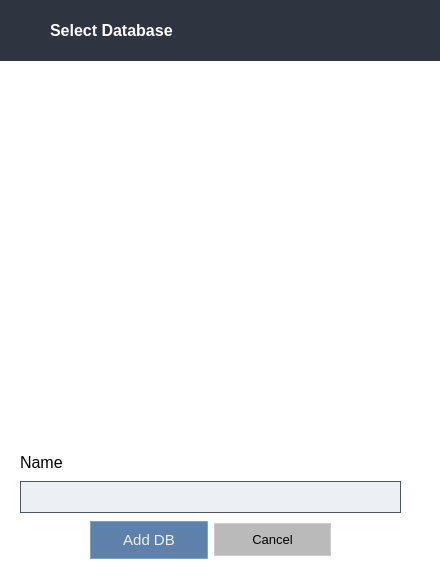
<?xml version="1.0" encoding="UTF-8"?>
<ui version="4.0">
 <class>CreateAccountDialog</class>
 <widget class="QDialog" name="CreateAccountDialog">
  <property name="geometry">
   <rect>
    <x>0</x>
    <y>0</y>
    <width>440</width>
    <height>578</height>
   </rect>
  </property>
  <property name="windowTitle">
   <string>Dialog</string>
  </property>
  <property name="styleSheet">
   <string notr="true"> QWidget {
    background-color:rgb(255, 255, 255); /* Light Gray for Light Mode */
    color: #000000;           /* Black Text */
    font-family: &quot;Segoe UI&quot;, Arial, sans-serif;
    font-size: 12pt;
border-radius: 10px;
}</string>
  </property>
  <widget class="QWidget" name="layoutWidget_3">
   <property name="geometry">
    <rect>
     <x>20</x>
     <y>450</y>
     <width>381</width>
     <height>63</height>
    </rect>
   </property>
   <layout class="QVBoxLayout" name="verticalLayout_4">
    <item>
     <widget class="QLabel" name="label_5">
      <property name="font">
       <font>
        <family>Segoe UI</family>
        <pointsize>12</pointsize>
       </font>
      </property>
      <property name="text">
       <string>Name</string>
      </property>
     </widget>
    </item>
    <item>
     <widget class="QLineEdit" name="db_name">
      <property name="styleSheet">
       <string notr="true">/* Input Field */
QLineEdit {
    background-color: #eceff4; /* Light background */
    color: #000000; /* Black text */
    border: 1px solid #4C566A; /* Subtle gray-blue border */
    border-radius: 0px; /* No rounded corners */
    padding: 6px; /* Padding inside the field */
    font-size: 14px; /* Standard font size */
}

/* Focused Input Field */
QLineEdit:focus {
    border: 1px solid #88C0D0; /* Light blue/teal border on focus */
    background-color: #e1e9f2; /* Slightly lighter background on focus */
}

/* Placeholder Text */
QLineEdit::placeholder {
    color: #4C566A; /* Darker gray for placeholder text */
}
</string>
      </property>
     </widget>
    </item>
   </layout>
  </widget>
  <widget class="QWidget" name="layoutWidget">
   <property name="geometry">
    <rect>
     <x>90</x>
     <y>520</y>
     <width>241</width>
     <height>40</height>
    </rect>
   </property>
   <layout class="QHBoxLayout" name="horizontalLayout">
    <item>
     <widget class="QPushButton" name="add_db_button">
      <property name="minimumSize">
       <size>
        <width>86</width>
        <height>38</height>
       </size>
      </property>
      <property name="styleSheet">
       <string notr="true">QPushButton {
    background-color: #5E81AC; /* Nord Blue */
    color: #ECEFF4; /* Light text */
    border: 1px solid #81A1C1; /* Lighter blue border */
    border-radius: 0px; /* No roundness */
    padding: 6px 12px;
    font-family: &quot;Segoe UI&quot;;
    font-size: 15px;
    min-width: 60px;
    min-height: 24px;
}

/* Hover State */
QPushButton:hover {
    background-color: #81A1C1; /* Lighter Nord Blue */
    border: 1px solid #88C0D0; /* Teal highlight */
}

/* Pressed State */
QPushButton:pressed {
    background-color: #4C566A; /* Darker Nord Blue */
    border: 1px solid #8FBCBB; /* Teal accent */
}

/* Edit Button Specific Style */
QPushButton#editButton {
    background-color: #88C0D0; /* Soft Teal Blue */
    color: #2E3440; /* Darker text for contrast */
    border: 1px solid #8FBCBB; /* Teal border */
}

QPushButton#editButton:hover {
    background-color: #8FBCBB; /* Slightly lighter teal */
    border: 1px solid #81A1C1; /* Soft blue highlight */
}

QPushButton#editButton:pressed {
    background-color: #5E81AC; /* Dark Nord Blue */
    border: 1px solid #4C566A; /* Darker border */
}
</string>
      </property>
      <property name="text">
       <string>Add DB</string>
      </property>
     </widget>
    </item>
    <item>
     <widget class="QPushButton" name="close_button">
      <property name="minimumSize">
       <size>
        <width>0</width>
        <height>30</height>
       </size>
      </property>
      <property name="styleSheet">
       <string notr="true">




/*          background-color: transparent;  No background */




/* Cancel Button */
QPushButton {
    background-color: #bababa;

    color: black;                  /* Black text */
    border: 1px solid #cccccc;     /* Light gray border */
    border-radius: 0px;
    padding: 8px 16px;
    font-size: 10pt;
}

QPushButton:hover {
    background-color: #e5e5e5; /* Light gray on hover */
    border: 1px solid #bbbbbb; /* Slightly darker gray border on hover */
}

QPushButton:pressed {
    background-color: #d9d9d9; /* Darker gray on press */
    border: 1px solid #aaaaaa; /* Even darker gray border on press */
}
</string>
      </property>
      <property name="text">
       <string>Cancel</string>
      </property>
     </widget>
    </item>
   </layout>
  </widget>
  <widget class="QWidget" name="widget_2" native="true">
   <property name="geometry">
    <rect>
     <x>0</x>
     <y>0</y>
     <width>441</width>
     <height>61</height>
    </rect>
   </property>
   <property name="styleSheet">
    <string notr="true">/*background-color: #bababa;*/
border-radius: 0px;
 background-color:#2e3440;</string>
   </property>
   <widget class="QLabel" name="label_7">
    <property name="geometry">
     <rect>
      <x>50</x>
      <y>10</y>
      <width>161</width>
      <height>41</height>
     </rect>
    </property>
    <property name="font">
     <font>
      <family>Segoe UI</family>
      <pointsize>12</pointsize>
      <bold>true</bold>
     </font>
    </property>
    <property name="styleSheet">
     <string notr="true">color: rgb(255, 255, 255);</string>
    </property>
    <property name="text">
     <string>Select Database</string>
    </property>
   </widget>
   <widget class="QLabel" name="label_8">
    <property name="geometry">
     <rect>
      <x>10</x>
      <y>20</y>
      <width>31</width>
      <height>31</height>
     </rect>
    </property>
    <property name="text">
     <string/>
    </property>
    <property name="pixmap">
     <pixmap resource="../resources/rec.qrc">:/newPrefix/more_icons/database.png</pixmap>
    </property>
    <property name="scaledContents">
     <bool>true</bool>
    </property>
   </widget>
  </widget>
  <widget class="QTableWidget" name="db_table">
   <property name="geometry">
    <rect>
     <x>20</x>
     <y>90</y>
     <width>401</width>
     <height>331</height>
    </rect>
   </property>
   <property name="styleSheet">
    <string notr="true">            QTableWidget {
                background-color: white;
                gridline-color: #E5E7EB;
                border: none;
       		alternate-background-color: #F9FAFB;
            }

            QHeaderView::section {
                background-color: #F3F4F6;
                padding: 10px;
					padding-left: 5px;
                border: none;
                font-weight: bold;
                color: #374151;
            }


    QTableView::item {
        border-bottom: 1px solid #E5E7EB;
        border-right: none;
    }

/*
        QTableWidget::item {
            selection-background-color: transparent;
            selection-color: black;  */




    /* Scroll Bar */
    QScrollBar:vertical {
        border: none;
        background: #e6e6e6;
        width: 12px;
        margin: 2px;
        border-radius: 6px;
    }
    QScrollBar::handle:vertical {
        background: #aaaaaa;
        min-height: 20px;
        border-radius: 6px;
    }
    QScrollBar::handle:vertical:hover {
        background: #888888;
    }
    QScrollBar::sub-line:vertical,
    QScrollBar::add-line:vertical {
        background: none;
        height: 0;
    }



















QWidget {
    background: transparent;
}
















QRadioButton {
    font-size: 14px;
    color: #D8DEE9;  /* Nord4 (Light grayish blue) */
    padding-left: 20px;
    padding-right: 10px;
    border: none;
    background-color: transparent;
}

QRadioButton::indicator {
    width: 18px;
    height: 18px;
    border: 2px solid #3B4252;  /* Nord2 (Dark grayish blue) */
    border-radius: 9px;
    background-color: #434C5E;  /* Nord1 (Darker gray) */
    transition: background-color 0.3s, border-color 0.3s;
}

QRadioButton::indicator:checked {
    background-color: #88C0D0;  /* Nord5 (Light cyan) */
    border-color: #88C0D0;
}

QRadioButton::indicator:hover {
    border-color: #81A1C1;  /* Nord3 (Grayish blue) */
}

QRadioButton::indicator:checked:hover {
    background-color: #81A1C1;
    border-color: #81A1C1;
}

QRadioButton::indicator:checked:pressed {
    background-color: #5E81AC;  /* Nord6 (Blue) */
    border-color: #5E81AC;
}

QRadioButton:hover {
    color: #E5E9F0;  /* Nord0 (Snowy white) */
}

</string>
   </property>
   <property name="alternatingRowColors">
    <bool>true</bool>
   </property>
   <property name="showGrid">
    <bool>false</bool>
   </property>
  </widget>
 </widget>
 <resources>
  <include location="../resources/rec.qrc"/>
 </resources>
 <connections/>
</ui>
